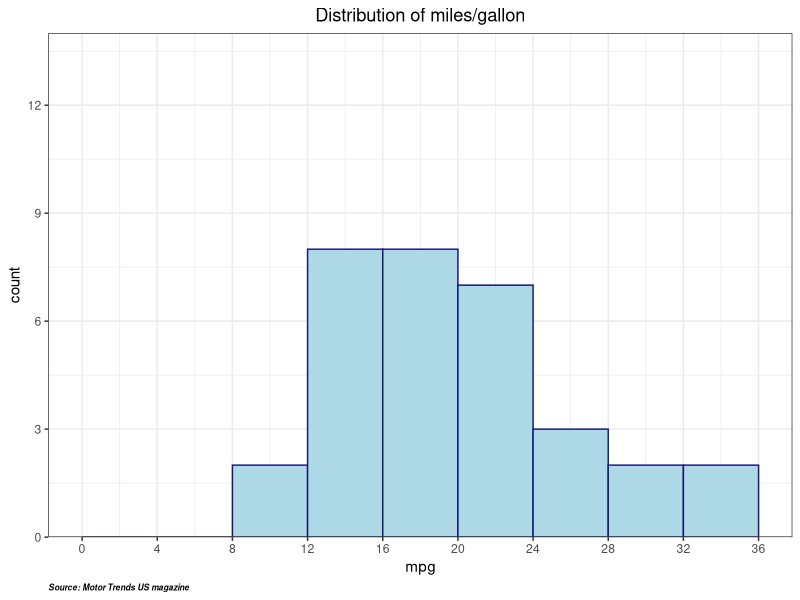
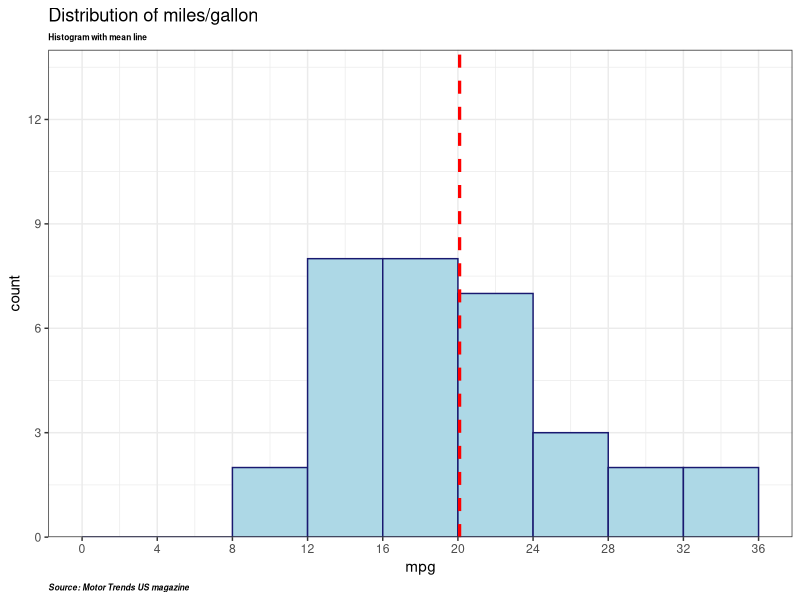
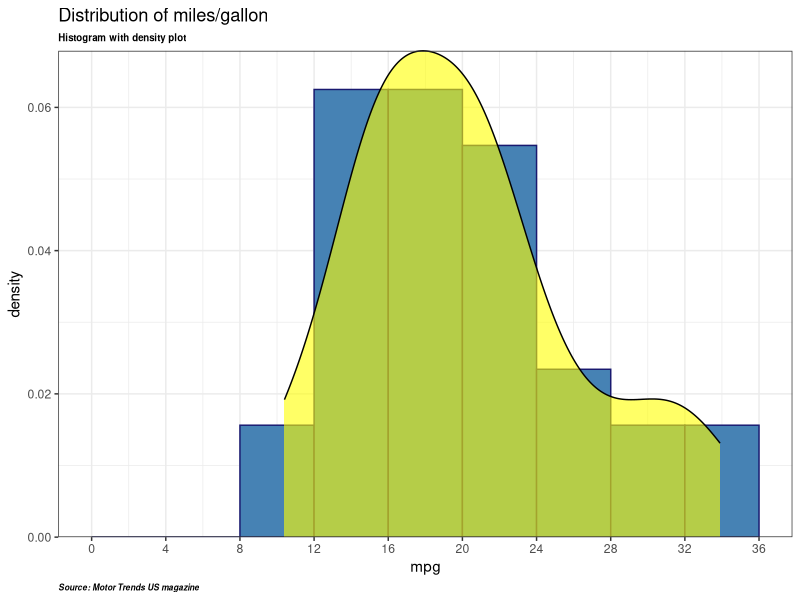

The R script that drew these images, in order:
## ---- chunk 1
knitr::opts_chunk$set(echo = TRUE)
## ---- chunk 2
#load libraries

library(tidyverse)
#textGrob() of grid package has been used.
library(grid)
## ---- chunk 3
#read data
df1 <- mtcars
#a quick look at the dataset
glimpse(df1)
## ---- chunk 4
print("Range of miles/gallon variable:")
range(df1$mpg)
## ---- chunk 5
(hist1 <- df1 %>% 
          ggplot(aes(x=mpg))+
          geom_histogram(breaks = seq(0,36,4), color = "midnightblue",
                         fill = "lightblue")+
          scale_y_continuous(expand = c(0,0),limits = c(0,14),
                             breaks = seq(0,14,3), labels = seq(0,14,3))+
          scale_x_continuous(breaks = seq(0,36,4),
                             labels = seq(0,36,4))+
          labs(title = "Distribution of miles/gallon",
               caption = "Source: Motor Trends US magazine")+
          theme_bw()+
          theme(plot.caption = element_text(hjust = 0, color="black", 
                                            size = 6, face = "bold.italic"),
                plot.title = element_text(hjust = 0.5))
)
## ---- chunk 6
hist1+
  labs(subtitle = "Histogram with mean line")+
  geom_vline(aes(xintercept = mean(mpg)), color = "red",
             linetype = "dashed", linewidth = 1.1)+
  theme(plot.subtitle = element_text(size = 6, face = "bold"),
        plot.title = element_text(hjust = 0))
## ---- chunk 7
df1 %>% 
  ggplot(aes(x=mpg))+
  geom_histogram(aes(y=after_stat(density)), color = "midnightblue", fill = "steelblue", breaks = seq(0,36,4))+
  geom_density(fill = "yellow", alpha = 0.6)+
  scale_y_continuous(expand = c(0,0))+
  scale_x_continuous(breaks = seq(0,36,4),
                     labels = seq(0,36,4))+
  labs(title = "Distribution of miles/gallon",
       subtitle = "Histogram with density plot",
               caption = "Source: Motor Trends US magazine")+
          theme_bw()+
          theme(plot.caption = element_text(hjust = 0, color="black", 
                                            size = 6, face = "bold.italic"),
                plot.subtitle = element_text(size = 7, face = "bold"))
